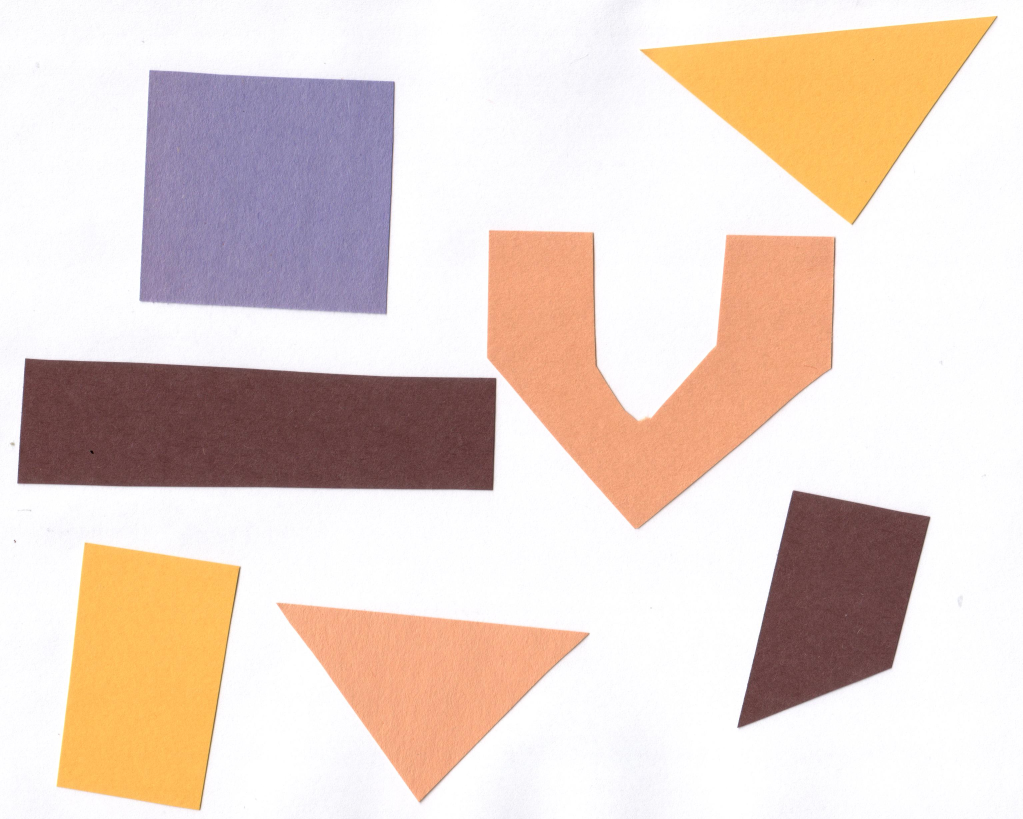
#> input picture week-1-gy/shapes-01.jpeg, 3068 x 2457 px (shown at 1/3 size)
$ jupyter execute Thresholding.ipynb
#> lines starting #> are read from the running program, lines starting #| are printed output that depends on the picture; after the words box and inside, x2 and y2 are one past the last pixel; in counts of white or black regions, pixels touching at a corner belong together
[cell 1]
import cv2
import matplotlib.pyplot as plt
import numpy as np

## Image Load

[cell 2]
image = cv2.imread("shapes-01.jpeg",cv2.COLOR_BGR2RGB)
#> image is the input picture: shape (2457, 3068, 3); mean B, G, R 203.8, 212.3, 229.7
gray = cv2.cvtColor(image, cv2.COLOR_BGR2GRAY) # gray Image 로 변환
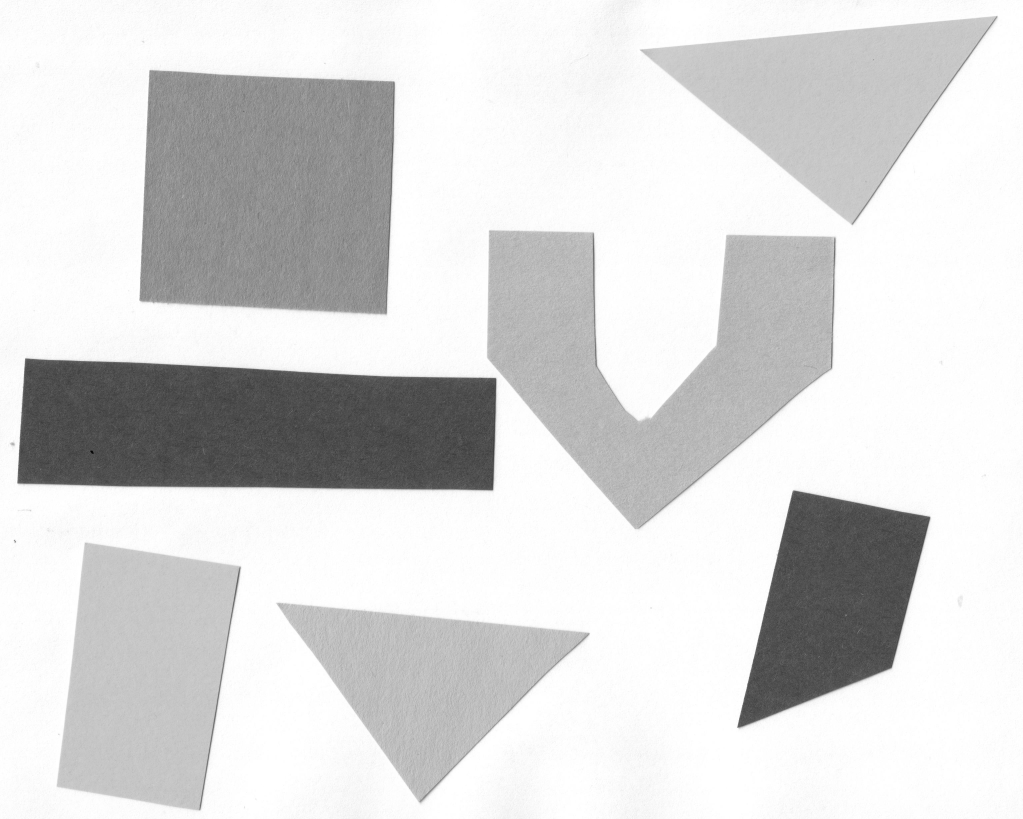
#> gray: shape (2457, 3068) (shown at 1/3 size); min 3, max 255, mean 216.5
gaussian = cv2.GaussianBlur(gray,(0,0),1) # 가우시안 블러

[cell 3]
plt.imshow(gaussian, cmap="gray")
plt.axis('off')  # 축 제거
# plt.savefig("image-segmentation-4.png", bbox_inches='tight', pad_inches=0)  # save image

### Hisogram

[cell 4]
histogram, bin_edges = np.histogram(gaussian, bins=256)
#> histogram = 256 values, max 1540307 at index 254, min 0 at index 7, mean 29445.6; bin_edges = 257 values from 6 to 255
# histogram, bin_edges = np.histogram(gaussian, bins=1000, range=(0.0, 1.0))

fig, ax = plt.subplots()
ax.plot(bin_edges[0:-1], histogram)
ax.set_title("Grayscale Histogram")
ax.set_xlabel("Grayscale Value")
ax.set_ylabel("Pixels Counts")
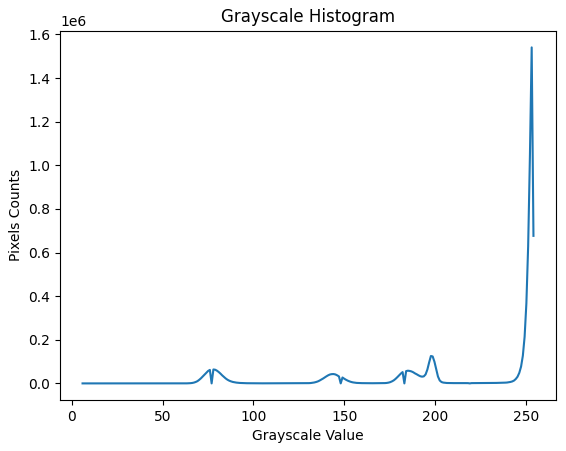
#> figure drawn by matplotlib, 1 panel; curve peaks at x = 253.1, y = 1540307

[cell 5]
# create a mask based on the threshold
t = 225
binary_mask = gaussian < t
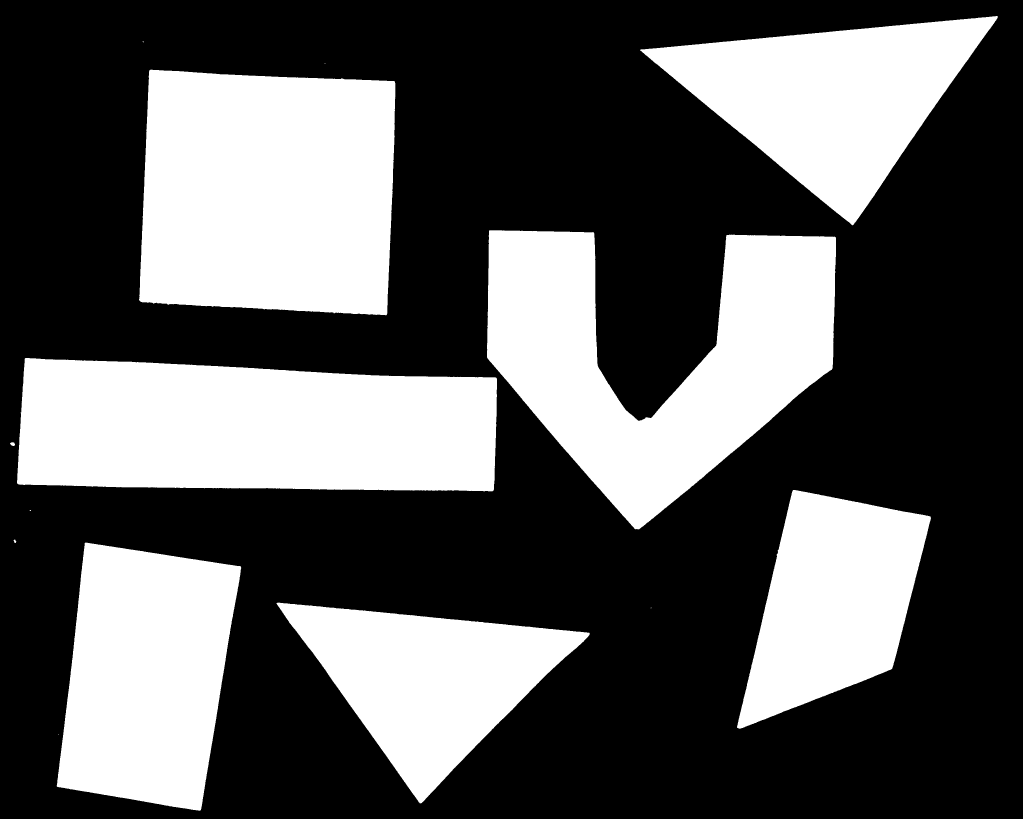
#> binary_mask: shape (2457, 3068) bool (shown at 1/3 size); 35.8% white; 14 white regions (5 under 20 px), largest, box (x1, y1, x2, y2) and area: (417, 209, 1186, 946) 519954, (51, 1074, 1491, 1474) 512625, (1461, 691, 2508, 1588) 492877

plt.imshow(binary_mask, cmap = 'gray')
plt.axis('off')
# plt.savefig("image-segmentation-5.png", bbox_inches='tight', pad_inches=0)  # save image
